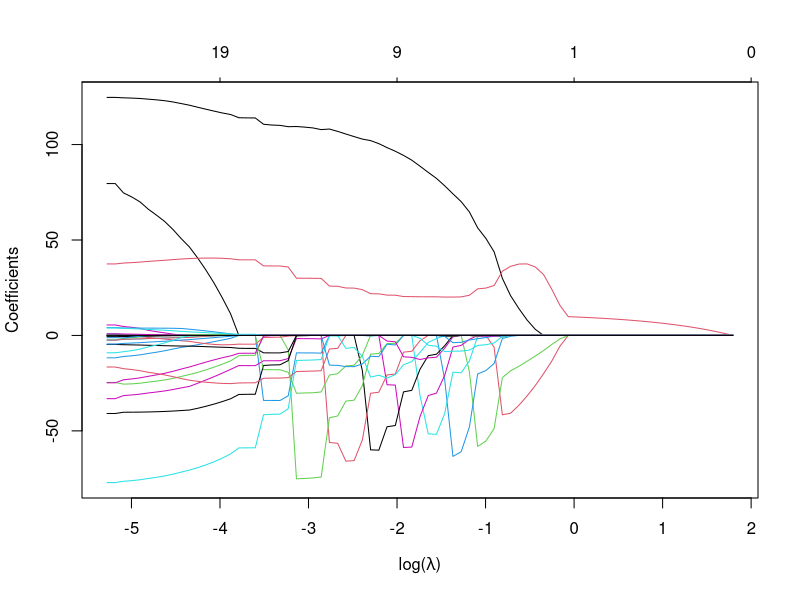
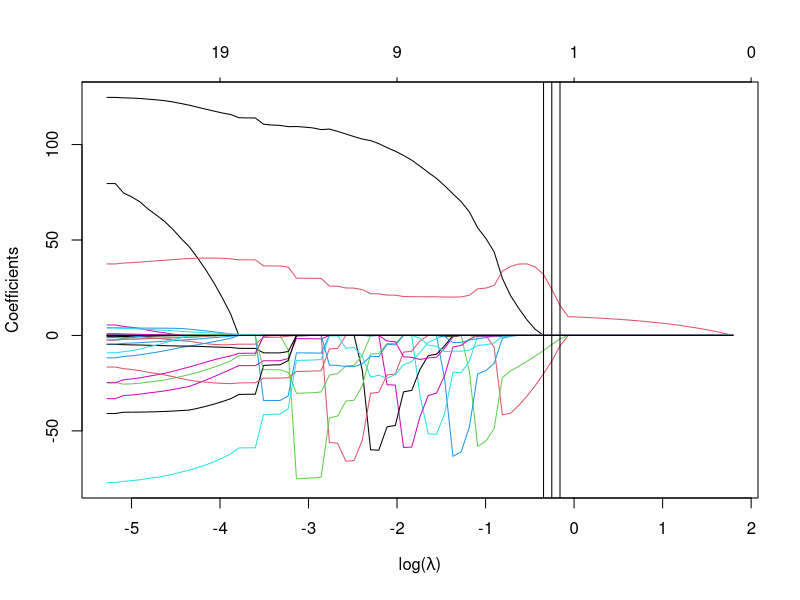
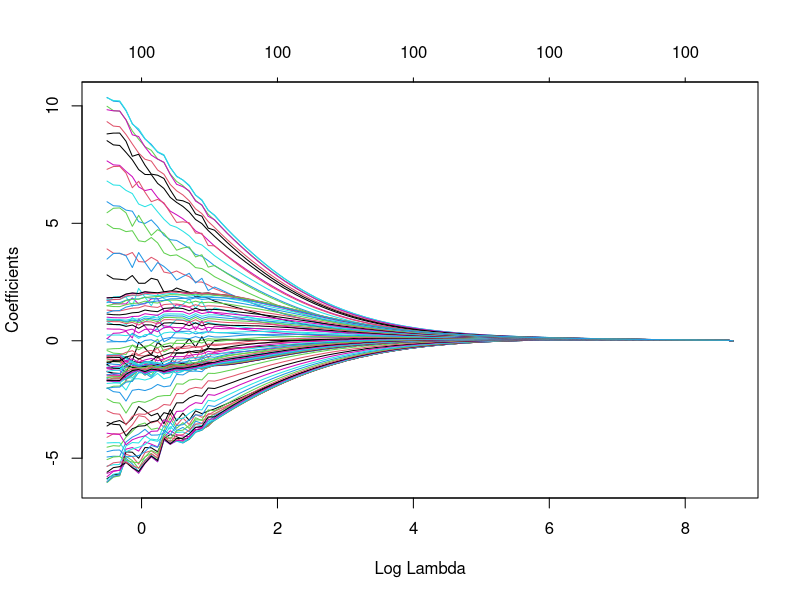
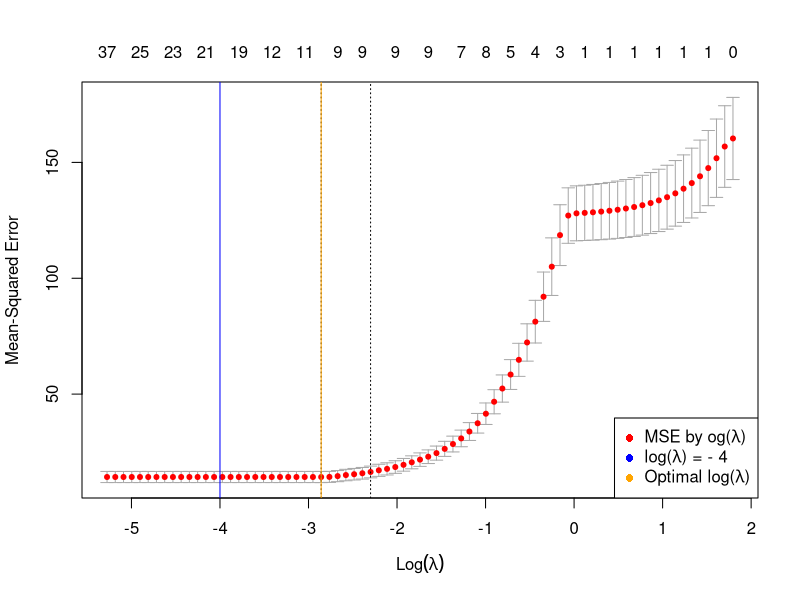
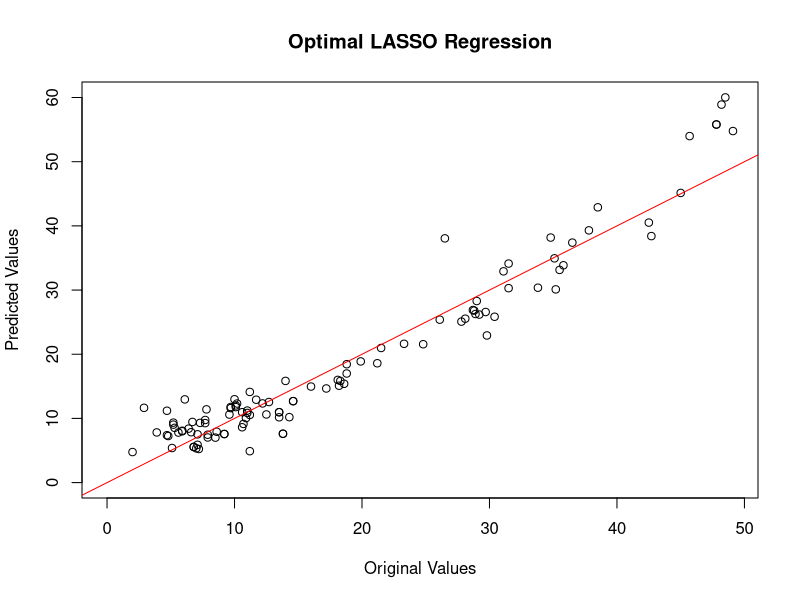
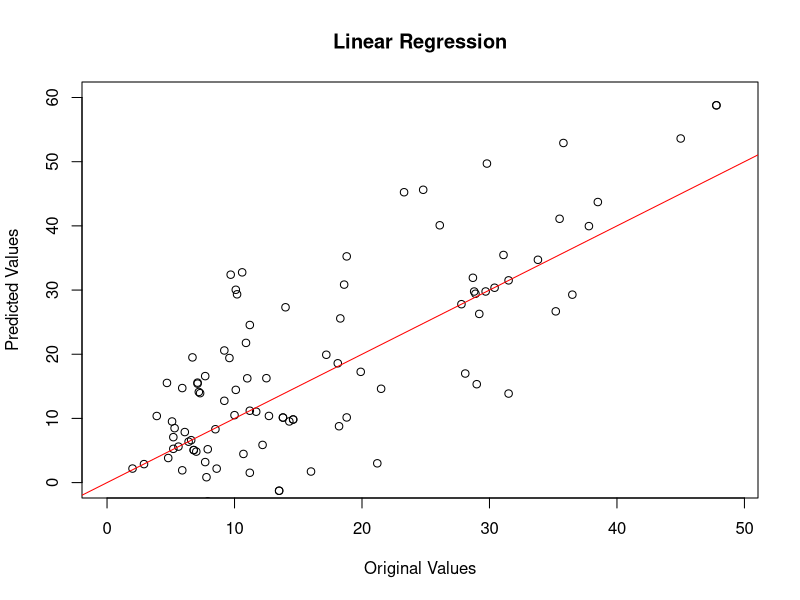

Here is the R script that generated these plots, in order:
###############################################################################
##                            Assignment 1                                   ##
###############################################################################

#  ------------------------     Task 1    ----------------------------------  #
# Read csv file 
tecator = read.csv("tecator.csv")
tecator_modified = data.frame(tecator[,-1], row.names = tecator[,1])

# Split dataframe into train and test (50/50)
n = dim(tecator_modified)[1]
set.seed(12345)
id = sample(1:n, floor(n*0.5))
train = tecator_modified[id,]
test = tecator_modified[-id,]

# Fit linear regression to the training data
m_train=lm(train$Fat~., train[,1:(ncol(train)-3)])

# Estimate the training error
mean((train$Fat - predict(m_train, train)) ^ 2)
# Estimate the training error
mean((test$Fat - predict(m_train, test)) ^ 2)


#  ------------------------     Task 3    ----------------------------------  #

library(glmnet)

# Define response variables
response = train$Fat

# Define matrix of predictor variable
covariates = as.matrix(train[,1:(ncol(train)-3)])

# Fit LASSO regression model to training data
model_lasso = glmnet(as.matrix(covariates), response, alpha = 1, 
                     family="gaussian")

# Produce plot of coefficients by lambda value
plot(model_lasso, xvar="lambda", xlab = expression(paste("log(", lambda, ")")), )

# A summary of the glmnet path at each step is displayed if we just 
# enter the object name or use the print function:
summary = print(model_lasso)
# It shows from left to right the number of nonzero coefficients (Df), 
# the percent (of null) deviance explained (%dev) and the value of 𝜆 (Lambda).

# Get the 𝜆-value of the rows in which the nonzero coefficients (Df) are 3:
lambda = summary[summary$Df==3,3]
lambda

plot(model_lasso, xvar="lambda", xlab = expression(paste("log(", lambda, ")")))
abline(v=log(lambda[1]))
abline(v=log(lambda[2]))
abline(v=log(lambda[3]))
#  ------------------------     Task 4    ----------------------------------  #

# Fit Ridge regression model to training data
model_ridge = glmnet(as.matrix(covariates), response, alpha = 0, 
                     family="gaussian")

# Produce plot of coefficients by lambda value
plot(model_ridge, xvar="lambda")

# A summary of the glmnet path at each step is displayed if we just 
# enter the object name or use the print function:
summary = print(model_ridge)
# This shows us (like the plot also did) that all coefficients are != 0 for any 
# chosen lambda value.


#  ------------------------     Task 5    ----------------------------------  #

# Perform k-fold cross-validation to find optimal lambda value
cv_model_lasso = cv.glmnet(x = covariates, y = response, alpha=1, 
                     family="gaussian")

# Find optimal lambda value that minimizes test MSE
optimal_lambda = cv_model_lasso$lambda.min
log(optimal_lambda)
optimal_lambda


# Produce plot of test MSE by lambda value
plot(cv_model_lasso)
abline(v=log(optimal_lambda), col="orange")
abline(v=-4, col="blue")
legend("bottomright", legend = c(expression(paste("MSE by og(", lambda, ")")), 
                                 expression(paste("log(", lambda, ") = - 4")), 
                                 expression(paste("Optimal log(", lambda, ")"))), 
       col = c("red", "blue", "orange"), pch = 16)


# Create a model with the optimal lambda-value as parameter.
optimal_model_lasso = glmnet(covariates, response, alpha=1, family="gaussian", 
                             lambda = optimal_lambda)

# We can print a summary of the model to find the number of nonzero 
# coefficients (Df):
print(optimal_model_lasso)

# Get predictions of model with optimal lambda and linear regression model:
ynew_lasso = predict(optimal_model_lasso, newx = as.matrix(test[,1:100]), type = "response")
ynew_lm = predict(m_train, test)

# Scatter plot of the test versus predicted test values for model corresponding
# to optimal lambda
plot(as.matrix(test$Fat), ynew_lasso, main = "Optimal LASSO Regression", 
     xlab = "Original Values", ylab = "Predicted Values", 
     ylim = c(0,max(ynew_lasso)), xlim = c(0,max(test$Fat)))
abline(coef = c(0,1), col= "red")

# Scatter plot of the test versus predicted test values for linear regression model
plot(as.matrix(test$Fat), ynew_lm, main = "Linear Regression",  
     xlab = "Original Values", ylab = "Predicted Values", 
     ylim = c(0,max(ynew_lasso)), xlim = c(0,max(test$Fat)))
abline(coef = c(0,1), col= "red")
